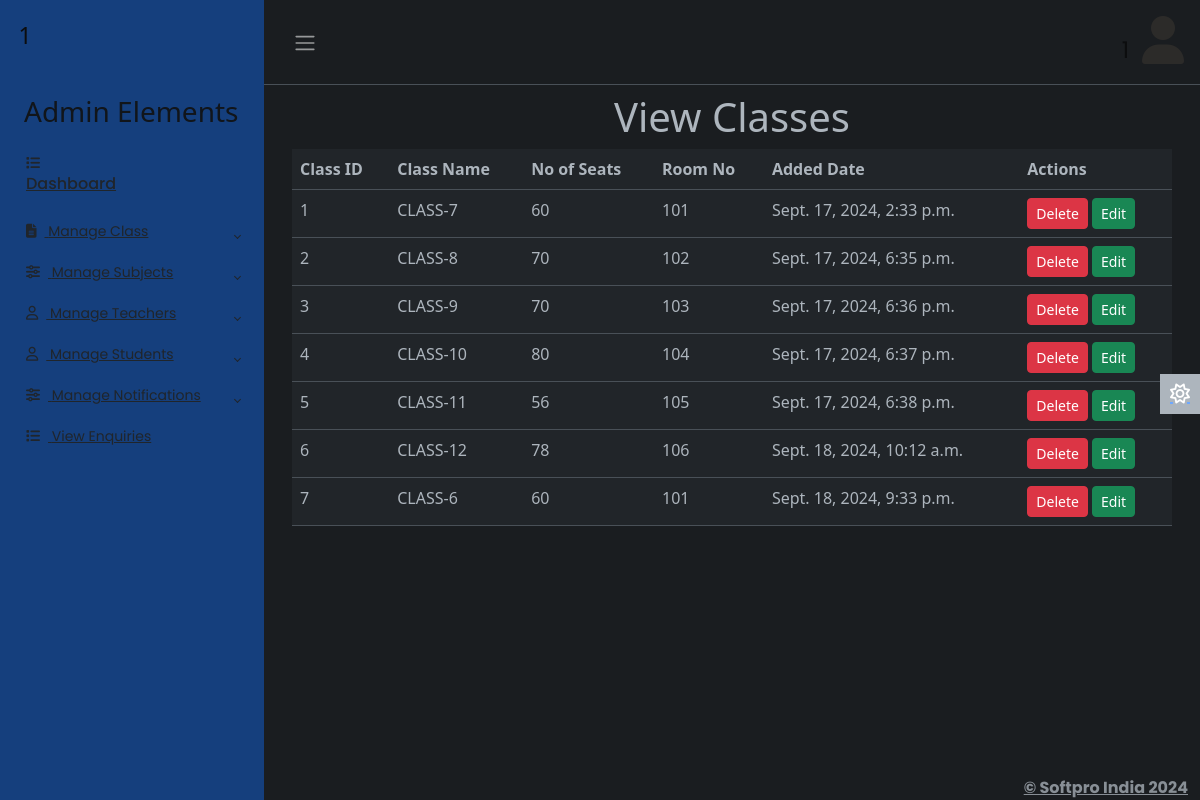
Page /adminapp/viewclass/ (signed in) on the earlier database version.
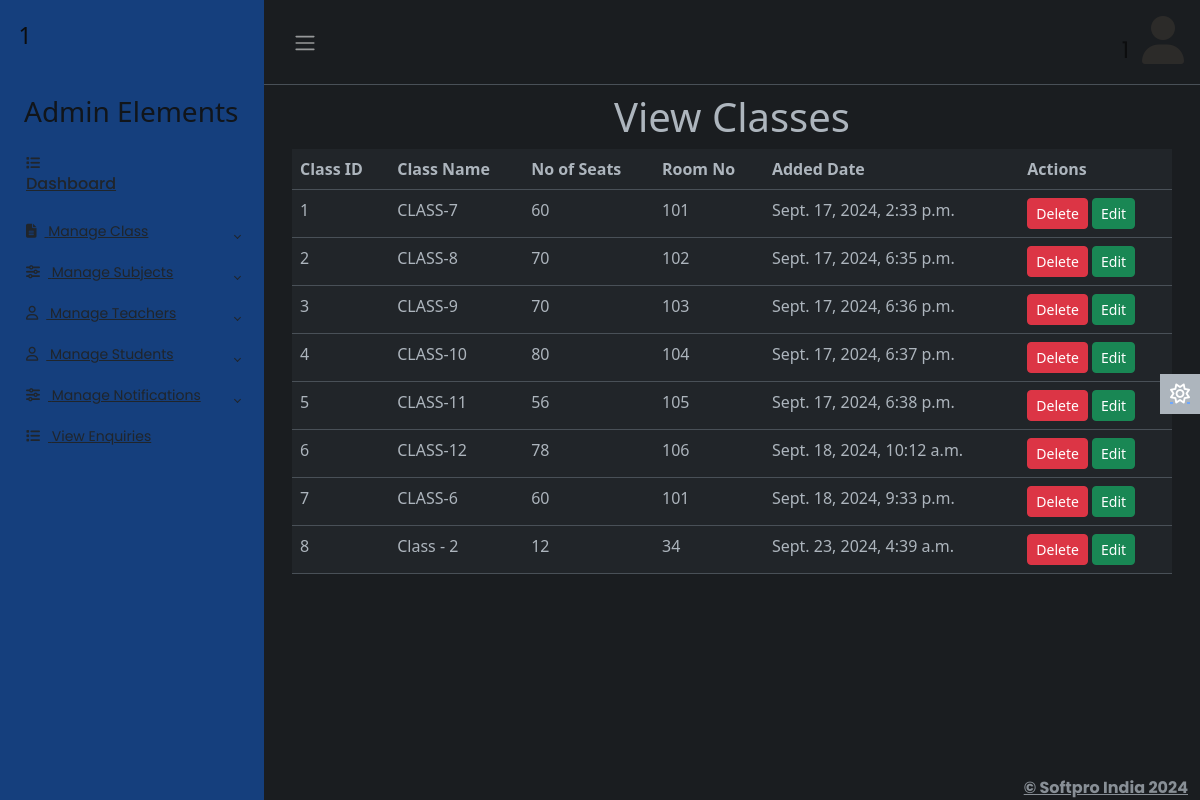
Same page on the later database version.
### adminapp/models.py (models this page shows)
class Classes(models.Model):
    cid=models.IntegerField(primary_key=True,auto_created=True)
    class_name=models.CharField(max_length=30)
    seats=models.IntegerField()
    roomno=models.CharField(max_length=50)
    created_date=models.DateTimeField()

### adminapp/views.py (the view)
# urls.py: path('viewclass/',views.viewclass,name='viewclass'),
@cache_control(no_store=True,no_cache=True,must_revalidate=True)
def viewclass(req):
    try:
        if req.session['adminid']!=None:
            adminid=req.session['adminid']
            cl=Classes.objects.all()
            return render(req,'viewclass.html',{'adminid':adminid,'cl':cl})
    except KeyError:
        return redirect('login')

### adminapp/templates/viewclass.html
{% extends 'adminbase.html' %}
{% load static %}
{% block admin %}
<div class="row">
    <div class="col-sm-12">
        <h1 class="text-center">View Classes</h1>
        <table class="table">
            <tr>
                <th>Class ID</th>
                <th>Class Name</th>
                <th>No of Seats</th>
                <th>Room No</th>
                <th>Added Date</th>
                <th>Actions</th>
            </tr>
            {% for c in cl %}
            <tr>
                <td>{{c.cid}}</td>
                <td>{{c.class_name}}</td>
                <td>{{c.seats}}</td>
                <td>{{c.roomno}}</td>
                <td>{{c.created_date}}</td>
                <td>
                    <a href="{% url 'adminapp:delclass' cid=c.cid %}" class="btn btn-sm btn-danger">Delete</a>
                    <a href="{% url 'adminapp:editclass' id=c.cid %}" class="btn btn-sm btn-success">Edit</a>
                </td>
            </tr>
            {% endfor %}
        </table>
    </div>
</div>
{% endblock %}

### adminapp/templates/adminbase.html (shortened to what this page needs)
{% load static %}
<!DOCTYPE html>
<html lang="en" data-bs-theme="dark">
<head>
    <link rel="stylesheet" href="{% static 'css/adminstyle.css' %}">
    <link rel="stylesheet" href="https://cdn.jsdelivr.net/npm/bootstrap@5.3.0-alpha2/dist/css/bootstrap.min.css">
</head>
<body>
    <div class="wrapper">
        <aside id="sidebar" class="js-sidebar">
            <div class="h-100">
                <div class="sidebar-logo">
                    <span style="color: rgb(12, 13, 14);font-size:23px;">{{adminid}}</span>
                </div>
                <ul class="sidebar-nav ">
                    <li class="sidebar-header">
                        <h3>Admin Elements</h3>
                    </li>
                    <li class="sidebar-item">
                        <a href="{% url 'adminapp:adminhome' %}" class="sidebar-link">
                            <i class="fa-solid fa-list "></i> <h6>Dashboard</h6>
                        </a>
                    </li>
                    <li class="sidebar-item">
                        <a href="#" class="sidebar-link collapsed" data-bs-target="#pages" data-bs-toggle="collapse"
                            aria-expanded="false"><i class="fa-solid fa-file-lines pe-2"></i>
                            Manage Class
                        </a>
                    </li>
                    <li class="sidebar-item">
                        <a href="#" class="sidebar-link collapsed" data-bs-target="#posts" data-bs-toggle="collapse"
                            aria-expanded="false"><i class="fa-solid fa-sliders pe-2"></i>
                            Manage Subjects
                        </a>
                    </li>
                    <li class="sidebar-item">
                        <a href="#" class="sidebar-link collapsed" data-bs-target="#auth" data-bs-toggle="collapse"
                            aria-expanded="false"><i class="fa-regular fa-user pe-2"></i>
                            Manage Teachers
                        </a>
                    </li>
                    <li class="sidebar-item">
                        <a href="#" class="sidebar-link collapsed" data-bs-target="#stu" data-bs-toggle="collapse"
                            aria-expanded="false"><i class="fa-regular fa-user pe-2"></i>
                            Manage Students
                        </a>
                    </li>
                    <li class="sidebar-item">
                        <a href="#" class="sidebar-link collapsed" data-bs-target="#noti" data-bs-toggle="collapse"
                            aria-expanded="false"><i class="fa-solid fa-sliders pe-2"></i>
                            Manage Notifications
                        </a>
                    </li>
                    <li class="sidebar-item">
                        <a href="{% url 'adminapp:viewenquiry' %}" class="sidebar-link">
                            <i class="fa-solid fa-list pe-2"></i>
                            View Enquiries
                        </a>
                    </li>
                </ul>
            </div>
        </aside>
        <div class="main">
            <nav class="navbar navbar-expand px-3 border-bottom">
                <button class="btn" id="sidebar-toggle" type="button">
                    <span class="navbar-toggler-icon"></span>
                </button>
                <div class="navbar-collapse navbar">
                    <ul class="navbar-nav">
                        <li class="nav-item dropdown">
                            <a href="#" data-bs-toggle="dropdown" class="nav-icon pe-md-0" style="text-decoration: none;">
                                <span style="color: rgb(12, 13, 14);font-size:23px;">{{adminid}}</span>&nbsp;&nbsp;
                                <i class="fa-solid fa-user fa-3x" style="color: rgba(53, 50, 45, 0.678);"></i>
                            </a>
                        </li>
                    </ul>
                </div>
            </nav>
            <main class="content px-3 py-2">
                <div class="container-fluid">
                    {% block admin %}
                    {% endblock %}
                </div>
            </main>
            <a href="#" class="theme-toggle">
                <i class="fa-regular fa-sun"></i>
            </a>
            <footer class="footer">
                <div class="container-fluid">
                    <div class="row text-muted">
                        <div class="col-12 text-end">
                            <p class="mb-0">
                                <a href="#" class="text-muted">
                                    <strong>&copy; Softpro India 2024</strong>
                                </a>
                            </p>
                        </div>
                    </div>
                </div>
            </footer>
        </div>
    </div>
</body>
</html>

### adminapp/static/css/adminstyle.css (style rules this page uses)
body { font-family: 'Poppins', sans-serif; font-size: 0.875rem; opacity: 1; overflow-y: scroll; margin: 0; }
a { cursor: pointer; text-decoration: none; font-family: 'Poppins', sans-serif; }
li { list-style: none; }
.wrapper { align-items: stretch; display: flex; width: 100%; }
#sidebar { max-width: 264px; min-width: 264px; background: rgba(10, 87, 202, 0.521); transition: all 0.35s ease-in-out; }
.main { display: flex; flex-direction: column; min-height: 100vh; min-width: 0; overflow: hidden; transition: all 0.35s ease-in-out; width: 100%; background: var(--bs-dark-bg-subtle); }
.sidebar-logo { padding: 1.15rem; }
.sidebar-nav { flex-grow: 1; list-style: none; margin-bottom: 0; padding-left: 0; margin-left: 0; }
.sidebar-header { color: #11151a; font-size: .75rem; padding: 1.5rem 1.5rem .375rem; }
a.sidebar-link { padding: .625rem 1.625rem; color: #20252b; position: relative; display: block; font-size: 0.875rem; }
.sidebar-link[data-bs-toggle="collapse"]::after { border: solid; border-width: 0 .075rem .075rem 0; content: ""; display: inline-block; padding: 2px; position: absolute; right: 1.5rem; top: 1.4rem; transform: rotate(-135deg); transition: all .2s ease-out; }
.sidebar-link[data-bs-toggle="collapse"].collapsed::after { transform: rotate(45deg); transition: all .2s ease-out; }
.navbar-expand .navbar-nav { margin-left: auto; }
.content { flex: 1; max-width: 100vw; width: 100vw; }
@media (min-width:768px) { .content { max-width: auto; width: auto; } }
.theme-toggle { position: fixed; top: 50%; transform: translateY(-65%); text-align: center; z-index: 10; right: 0; left: auto; border: none; background-color: var(--bs-body-color); }
html[data-bs-theme="dark"] .theme-toggle .fa-sun, html[data-bs-theme="light"] .theme-toggle .fa-moon { cursor: pointer; padding: 10px; display: block; font-size: 1.25rem; color: #FFF; }

Differences in the rows shown:
added Classes: cid "8", class_name "Class - 2", seats "12", roomno "34", created_date "Sept. 23, 2024, 4:39 a.m."
